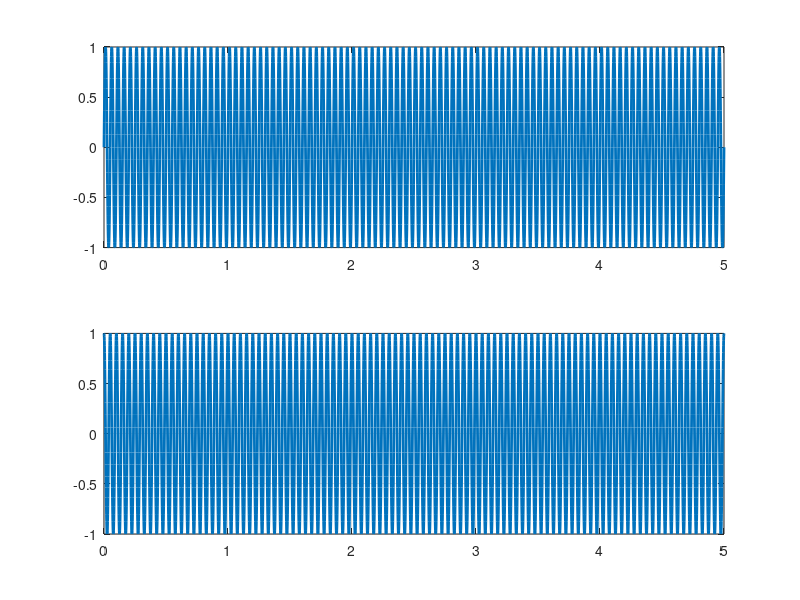

Source code (MATLAB):
clc
clear all

fs=1000
f=20
t=0:1/fs:5
y1=sin(2*pi*f*t)
subplot(2,1,1)
plot(t,y1,'LineWidth',2)
y2=cos(2*pi*f*t)
subplot(2,1,2)
plot(t,y2,'LineWidth',2)
grid on


